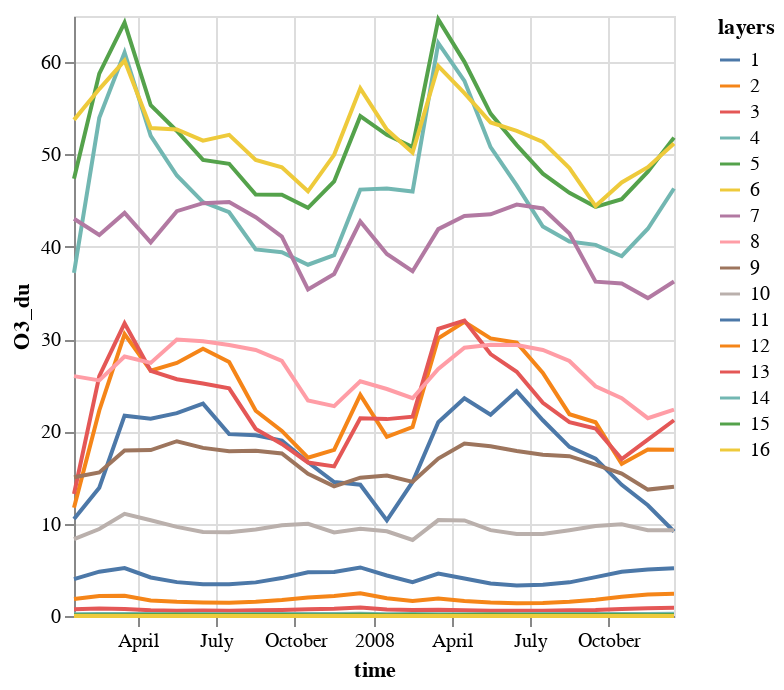

The cell this chart's notebook holds for it:
### Markdown cell above
We now create a chart from this dataframe, where each layer dimension receives a different color, allowing to visualize them in the same chart.

### Code cell
alt.Chart(ozone_point_ts_df).mark_line().encode(
    x='time:T',
    y='O3_du:Q',
    color='layers:N'
)

### Figure 1 — Vega-Lite specification as saved in the notebook (floating-point values rounded to 4 significant figures; data arrays with more than 128 entries replaced by an {"elided": "..."} marker saying what was removed)
{"config": {"view": {"continuousWidth": 300, "continuousHeight": 300}}, "data": {"name": "data-98a2600714a717731863a5472617ec07"}, "mark": {"type": "line"}, "encoding": {"color": {"field": "layers", "type": "nominal"}, "x": {"field": "time", "type": "temporal"}, "y": {"field": "O3_du", "type": "quantitative"}}, "$schema": "https://vega.github.io/schema/vega-lite/v5.20.1.json", "datasets": {"data-98a2600714a717731863a5472617ec07": {"elided": "768 records"}}}
